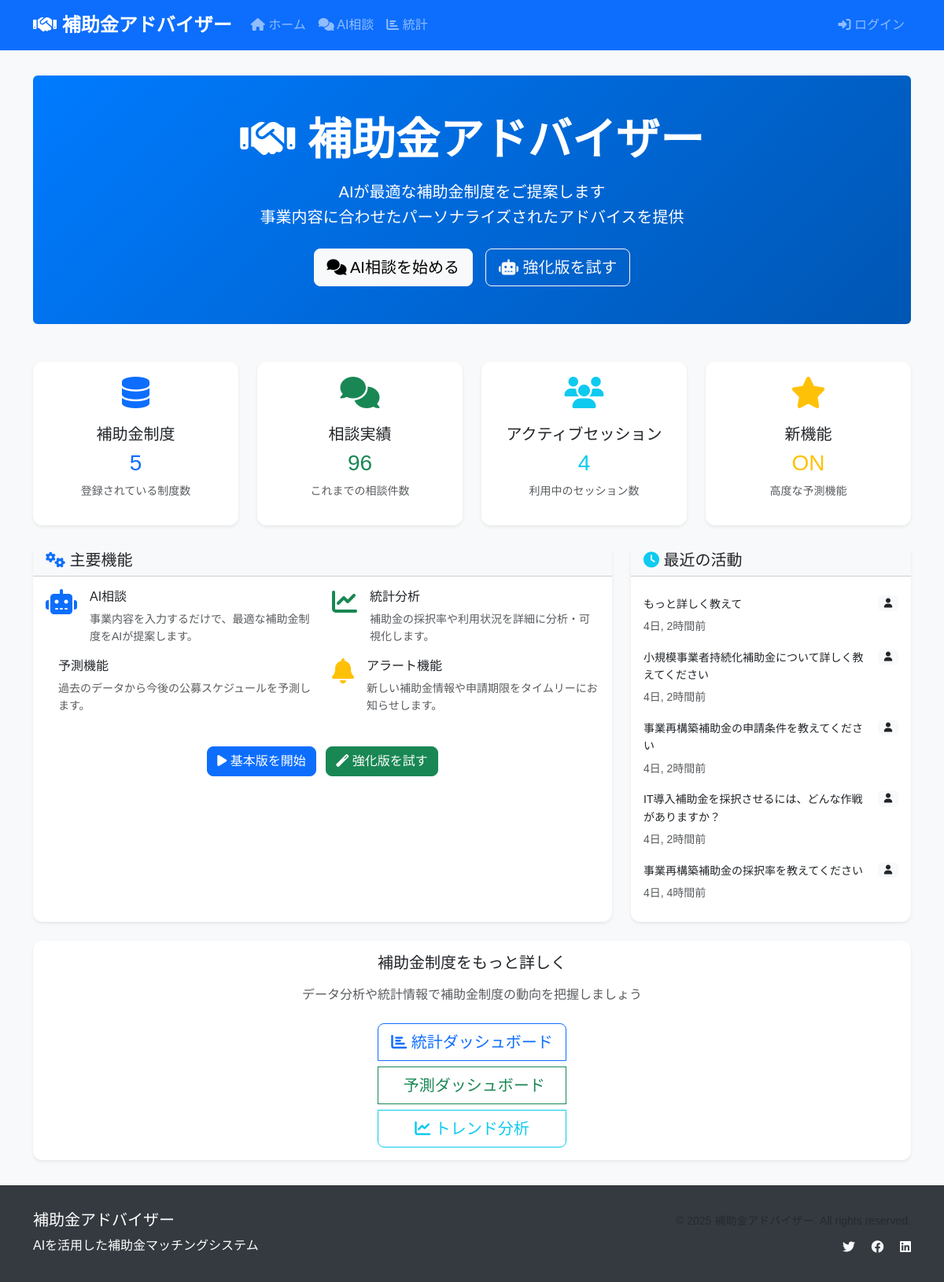
/, run on an earlier commit of the app's database.
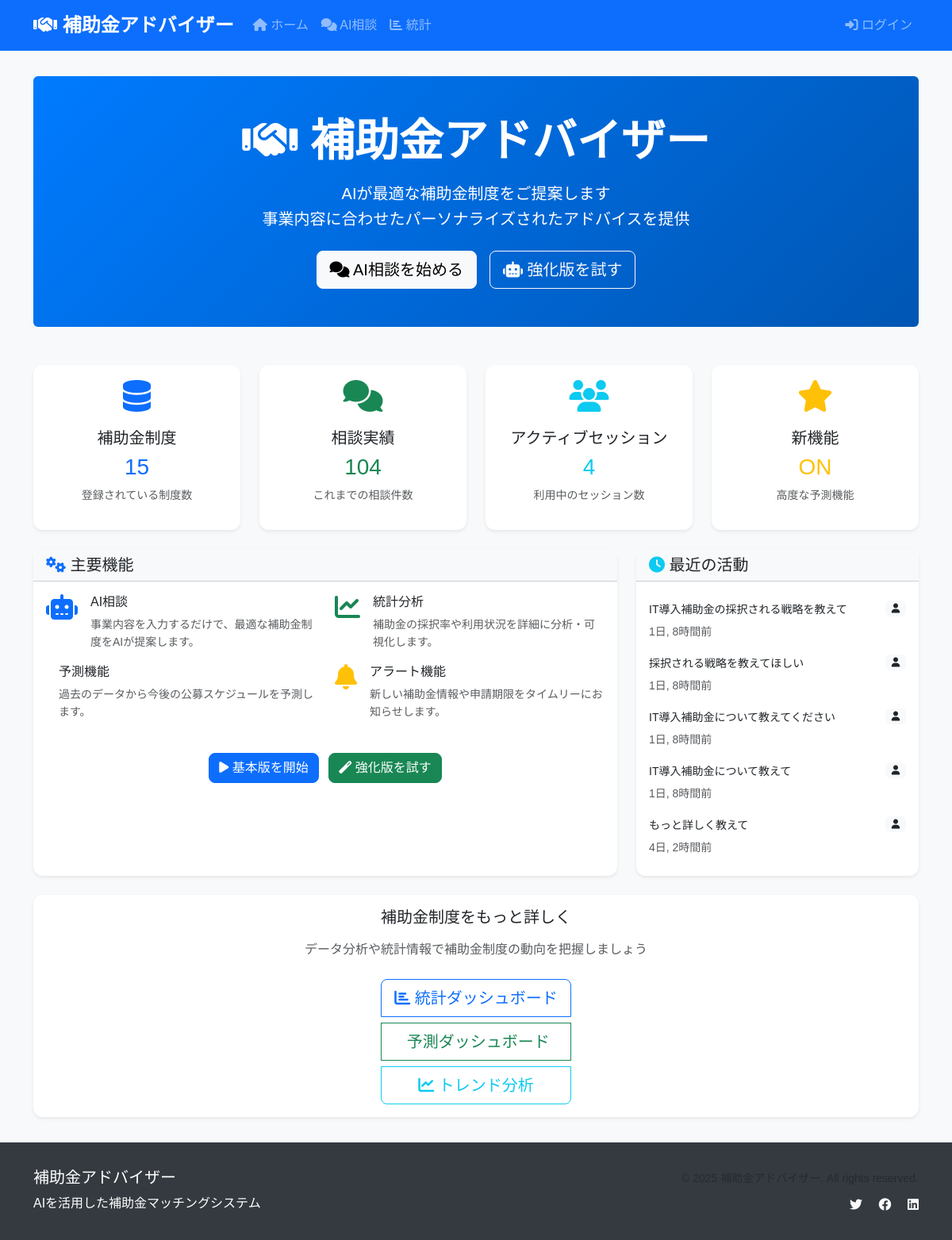
And on a later commit of the database.
### advisor/models.py (models this page shows, shortened)
class ConversationHistory(models.Model):
    session_id = models.CharField(max_length=255, verbose_name="セッションID")
    user = models.ForeignKey(
        User,
        on_delete=models.SET_NULL,
        null=True,
        blank=True,
        verbose_name="ユーザー"
    )
    message_type = models.CharField(
        max_length=20,
        choices=[
            ('user', 'ユーザー'),
            ('assistant', 'アシスタント'),
            ('system', 'システム')
        ],
        verbose_name="メッセージ種別"
    )
    content = models.TextField(verbose_name="メッセージ内容")
    metadata = models.JSONField(
        default=dict,
        verbose_name="メタデータ",
        help_text="信頼度、推奨補助金、使用モデル等"
    )
    intent_analysis = models.JSONField(
        default=dict,
        verbose_name="意図分析結果"
    )
    user_context = models.JSONField(
        default=dict,
        verbose_name="ユーザーコンテキスト"
    )
    timestamp = models.DateTimeField(auto_now_add=True, verbose_name="タイムスタンプ")
    class Meta:
        verbose_name = "会話履歴"
        verbose_name_plural = "会話履歴"
        ordering = ['-timestamp']

### advisor/views.py (the view)
# urls.py: path('', views.index, name='index'),  # 新しいメインページ
def index(request):
    subsidies = SubsidyType.objects.all()
    basic_stats = {
        'total_subsidies': subsidies.count(),
        'total_conversations': ConversationHistory.objects.count(),
        'active_sessions': ConversationHistory.objects.values('session_id').distinct().count(),
    }
    recent_predictions = []
    if NEW_MODELS_AVAILABLE and SubsidyPrediction:
        try:
            recent_predictions = SubsidyPrediction.objects.filter(
                predicted_date__gte=timezone.now().date()
            ).order_by('predicted_date')[:5]
        except Exception as e:
            print(f"Prediction query error: {e}")
            recent_predictions = []
    recent_conversations = ConversationHistory.objects.filter(
        message_type='user'
    ).order_by('-timestamp')[:5]
    context = {
        'page_title': '補助金アドバイザー',
        'subsidies': subsidies,
        'recent_predictions': recent_predictions,
        'recent_conversations': recent_conversations,
        'stats': basic_stats,
        'new_features_available': NEW_MODELS_AVAILABLE,
        'enhanced_services_available': ENHANCED_SERVICES_AVAILABLE,
    }
    return render(request, 'advisor/index.html', context)

### templates/advisor/index.html (shortened to what the changed rows need)
{% extends 'base.html' %}
{% load static %}
{% block content %}
<div class="row">
    <div class="col-12 mb-5">
        <div class="hero-section bg-primary text-white rounded p-5 text-center">
            <h1 class="display-4 fw-bold mb-3">
                <i class="fas fa-handshake"></i> 補助金アドバイザー
            </h1>
        </div>
    </div>
</div>
<div class="row">
    <div class="col-lg-3 col-md-6 mb-4">
        <div class="card border-0 shadow-sm h-100">
            <div class="card-body text-center">
                <div class="display-6 text-primary mb-3">
                    <i class="fas fa-database"></i>
                </div>
                <h5 class="card-title">補助金制度</h5>
                <h3 class="text-primary">{{ stats.total_subsidies }}</h3>
                <p class="text-muted small">登録されている制度数</p>
            </div>
        </div>
    </div>
    <div class="col-lg-3 col-md-6 mb-4">
        <div class="card border-0 shadow-sm h-100">
            <div class="card-body text-center">
                <div class="display-6 text-success mb-3">
                    <i class="fas fa-comments"></i>
                </div>
                <h5 class="card-title">相談実績</h5>
                <h3 class="text-success">{{ stats.total_conversations }}</h3>
                <p class="text-muted small">これまでの相談件数</p>
            </div>
        </div>
    </div>
</div>
<div class="row">
    <div class="col-lg-4">
        <div class="card shadow-sm h-100">
            <div class="card-body">
                {% if recent_conversations %}
                    <div class="list-group list-group-flush">
                        {% for conversation in recent_conversations %}
                            <div class="list-group-item border-0 px-0 py-2">
                                <div class="d-flex justify-content-between align-items-start">
                                    <div class="flex-grow-1">
                                        <p class="mb-1 small">
                                            {{ conversation.content|truncatechars:50 }}
                                        </p>
                                        <small class="text-muted">
                                            {{ conversation.timestamp|timesince }}前
                                        </small>
                                    </div>
                                    <span class="badge bg-light text-dark ms-2">
                                        <i class="fas fa-user"></i>
                                    </span>
                                </div>
                            </div>
                        {% endfor %}
                    </div>
                {% endif %}
            </div>
        </div>
    </div>
</div>
{% endblock %}

What changed in the data, as far as the page shows it:
no longer on this page (row unchanged): ConversationHistory: content "小規模事業者持続化補助金について詳しく教えてください", timestamp "4日, 2時間"
no longer on this page (row unchanged): ConversationHistory: content "事業再構築補助金の申請条件を教えてください", timestamp "4日, 2時間"
no longer on this page (row unchanged): ConversationHistory: content "IT導入補助金を採択させるには、どんな作戦がありますか？", timestamp "4日, 2時間"
no longer on this page (row unchanged): ConversationHistory: content "事業再構築補助金の採択率を教えてください", timestamp "4日, 4時間"
added ConversationHistory: content "IT導入補助金の採択される戦略を教えて", timestamp "1日, 8時間"
added ConversationHistory: content "採択される戦略を教えてほしい", timestamp "1日, 8時間"
added ConversationHistory: content "IT導入補助金について教えてください", timestamp "1日, 8時間"
added ConversationHistory: content "IT導入補助金について教えて", timestamp "1日, 8時間"
Also different on the page:
{{ stats.total_subsidies }}: "5" → "15"
{{ stats.total_conversations }}: "96" → "104"
